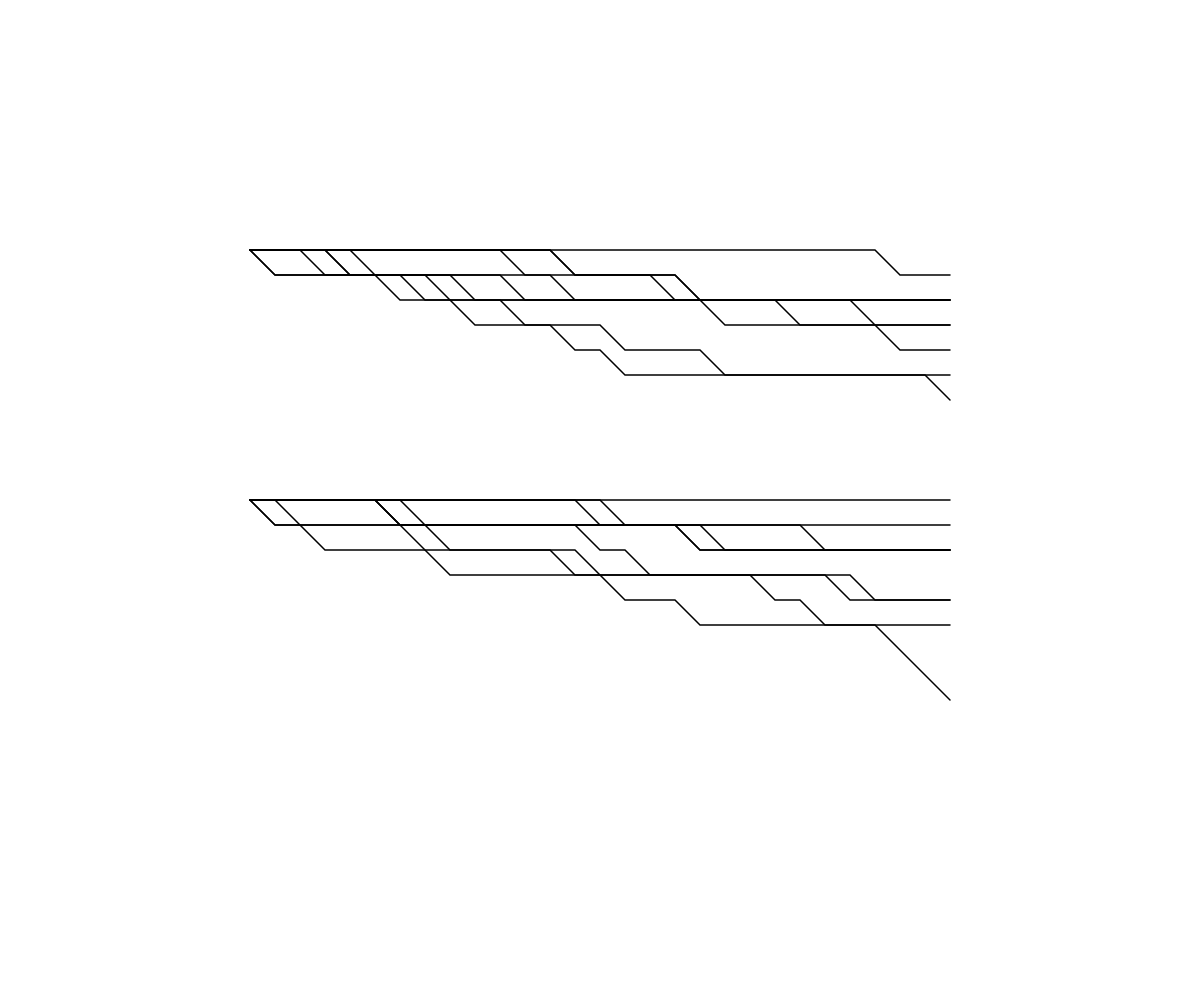
Frame 1 (no input)
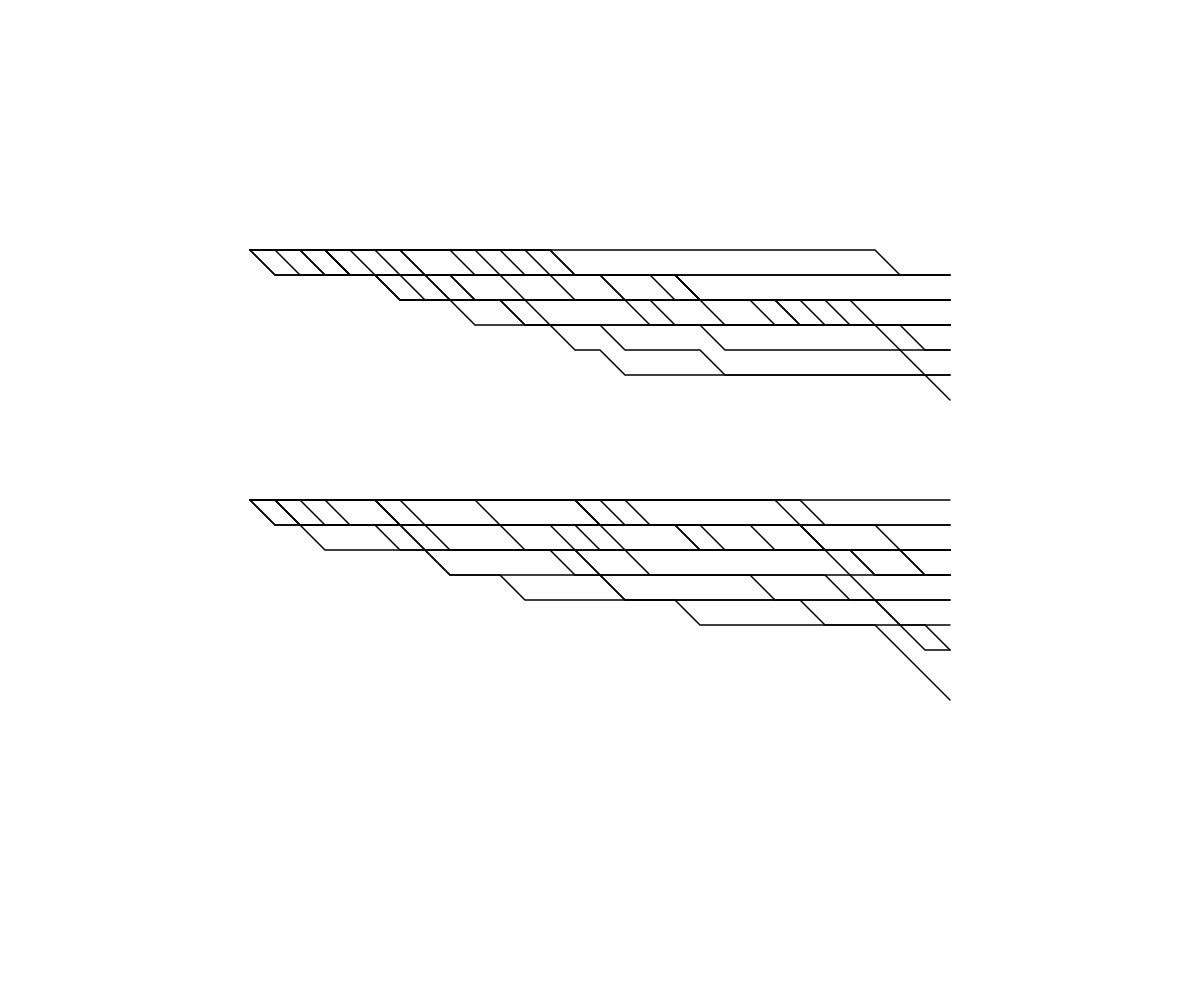
Frame 2 (the mouse pressed at the canvas centre, redrawn once)

The p5.js sketch that drew these frames (run headless with seeded random() and noise() and a simulated clock; the mouse was pressed at the canvas centre and the sketch redrawn once):

// p5.js sketch
// ── sketch.js
"use strict";
// SKETCH: square-webs-idk
function inBounds(p, bounds) {
    return bounds.x <= p.x &&
        bounds.y <= p.y &&
        p.x <= (bounds.x + bounds.width) &&
        p.y <= (bounds.y + bounds.height);
}
function vadd(a, b) {
    return { x: a.x + b.x, y: a.y + b.y };
}
function walk(start, bounds, speed) {
    var path = [start];
    var current = start;
    while (true) {
        var next = vadd(current, speed(current.x, current.y));
        if (!inBounds(next, bounds)) {
            break;
        }
        path.push(next);
        current = next;
    }
    return path;
}
function perlinRight(speed) {
    return function (x, y) {
        return { x: speed, y: -5 + 10 * noise((x + y) / (windowWidth + windowHeight)) };
    };
}
function rightAndJumpUp(xspeed, yspeed, p) {
    return function (_x, _y) {
        return { x: xspeed, y: random() < p ? yspeed : 0 };
    };
}
function drawPath(path, weight) {
    if (weight === void 0) { weight = 5; }
    console.log(path);
    push();
    noFill();
    strokeWeight(weight);
    beginShape();
    for (var _i = 0, path_1 = path; _i < path_1.length; _i++) {
        var _a = path_1[_i], x = _a.x, y = _a.y;
        vertex(x, y);
    }
    endShape();
    pop();
}
var N_WALKERS = 75;
function setup() {
    createCanvas(windowWidth, windowHeight);
    noLoop();
}
function draw() {
    var padding = 250;
    var bounds = {
        x: padding,
        y: padding,
        width: windowWidth - 2 * padding,
        height: windowHeight - 2 * padding
    };
    var stride = bounds.height / 2;
    var buildPath = function (w) { return walk(w.v, bounds, rightAndJumpUp(25, 25, w.p)); };
    // build walkers in a line down the left edge of the bounding box
    var walkers = [];
    for (var i = bounds.y; i < (bounds.y + bounds.height); i += stride) {
        for (var j = 0; j < 10; j++) {
            walkers.push({ v: { x: bounds.x, y: i }, p: 0.1 });
        }
    }
    walkers
        .map(buildPath)
        .forEach(function (p) { return drawPath(p, 1.5); });
}
